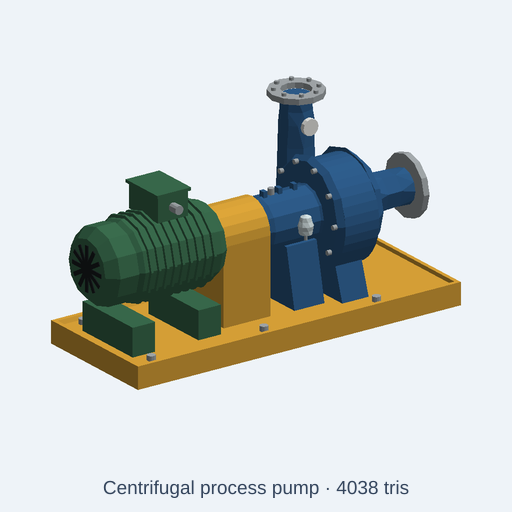
#> input picture artifacts/catalog-demos/industrial-cyclone-separator-material-review-20261113/samples/centrifugal-pump.png, 512 x 512 px, given in place of axial-flow-fan.png, which was not available
$ python capture_review.py
#> lines starting #> are read from the running program, lines starting #| are printed output that depends on the picture
#!/usr/bin/env python3
"""Build readable stills for the local chain-hoist material-review MP4."""

from pathlib import Path
from textwrap import wrap

from PIL import Image, ImageDraw, ImageFont


BUNDLE = Path(__file__).resolve().parent
SLIDES = BUNDLE / "slides"
WIDTH, HEIGHT = 720, 640
BACKGROUND = "#f0f4f8"
NAVY = "#203848"
WHITE = "#ffffff"
FONT = "/usr/share/fonts/truetype/dejavu/DejaVuSans.ttf"
MONO = "/usr/share/fonts/truetype/dejavu/DejaVuSansMono.ttf"


def font(size: int, mono: bool = False) -> ImageFont.FreeTypeFont:
    return ImageFont.truetype(MONO if mono else FONT, size)


def base(title: str, footer: str = "Local source render · branch not deployed · no hardware acceptance"):
#> called with title = 'INDUSTRIAL PLANT / FIVE-PREVIEW AUDIT'
    image = Image.new("RGB", (WIDTH, HEIGHT), BACKGROUND)
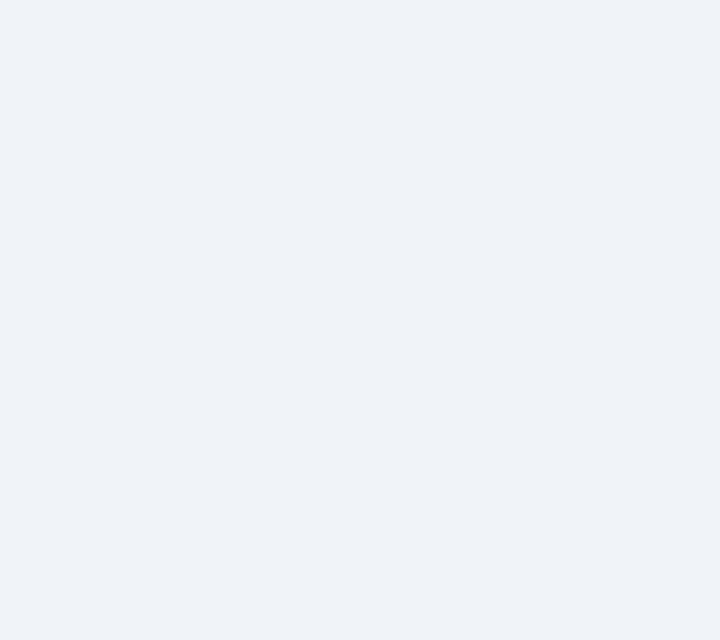
#> image: PIL image 720x640 RGB; mean R, G, B 240, 244, 248
    draw = ImageDraw.Draw(image)
    draw.rectangle((0, 0, WIDTH, 64), fill=NAVY)
    draw.text((18, 18), title, fill=WHITE, font=font(22))
    draw.rectangle((0, 576, WIDTH, 640), fill=NAVY)
    draw.text((18, 599), footer, fill=WHITE, font=font(14))
    return image, draw


def place_preview(image: Image.Image, preview_path: Path, caption: str):
    preview = Image.open(preview_path).convert("RGB")
    preview = preview.crop((0, 0, preview.width, min(preview.height, 456)))
    preview.thumbnail((500, 455), Image.Resampling.LANCZOS)
    x = (WIDTH - preview.width) // 2
    image.paste(preview, (x, 70))
    draw = ImageDraw.Draw(image)
    draw.text((18, 540), caption, fill=NAVY, font=font(17))
    return image


def contact_sheet():
    image, draw = base("INDUSTRIAL PLANT / FIVE-PREVIEW AUDIT")
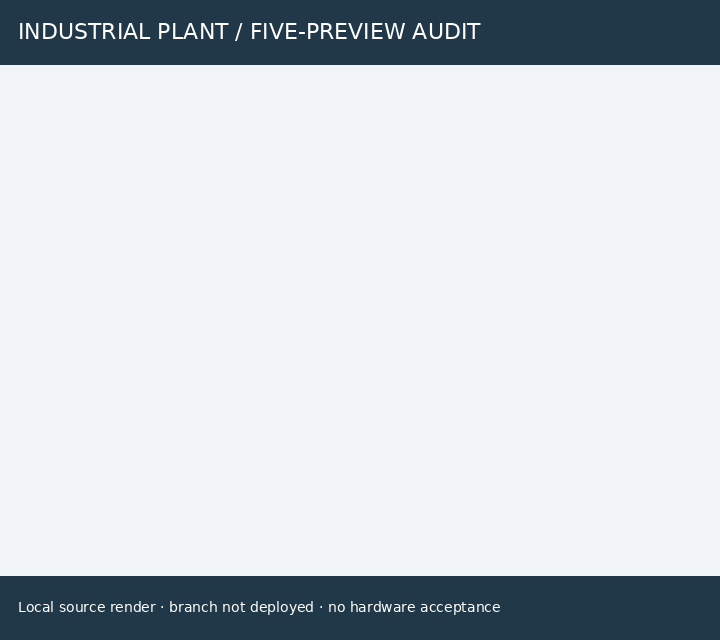
#> image: PIL image 720x640 RGB; mean R, G, B 199.8, 207.6, 213.9
    samples = [
        ("axial-flow-fan", "axial-flow-fan.png"),
        ("industrial-boiler", "industrial-boiler.png"),
        ("palletizer-robot-cell", "palletizer-robot-cell.png"),
        ("forklift-truck", "forklift-truck.png"),
        ("electric-chain-hoist", "electric-chain-hoist.png"),
    ]
    positions = [(22, 78), (252, 78), (482, 78), (137, 326), (367, 326)]
    for (name, filename), (x, y) in zip(samples, positions):
        preview = Image.open(BUNDLE / "samples" / filename).convert("RGB")
#> preview is the input picture: PIL image 512x512 RGB; mean R, G, B 200, 204.6, 201.5
        preview.thumbnail((212, 212), Image.Resampling.LANCZOS)
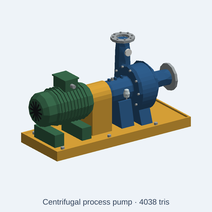
#> preview: PIL image 212x212 RGB; mean R, G, B 200, 204.6, 201.5
        image.paste(preview, (x + (212 - preview.width) // 2, y))
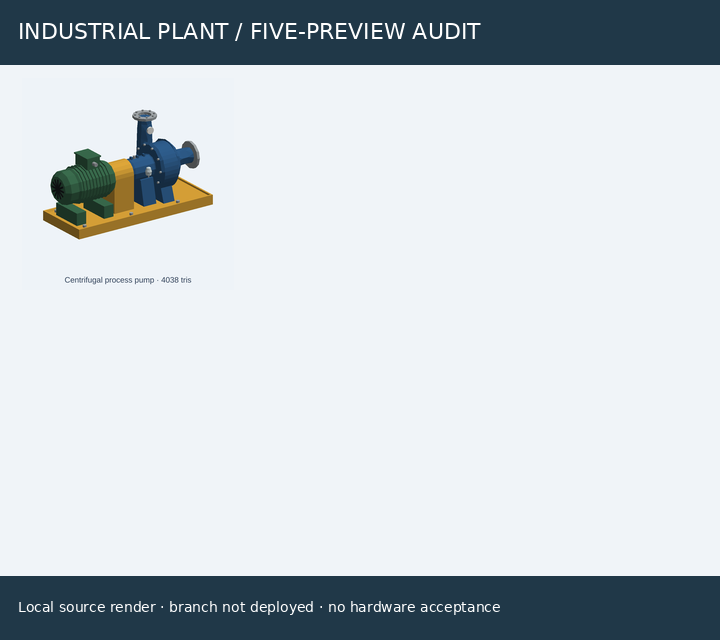
#> image: PIL image 720x640 RGB; mean R, G, B 195.9, 203.8, 209.4
        draw.text((x, y + 216), name, fill=NAVY, font=font(14))
    return image


def source_card():
    image, draw = base("SOURCE CHANGE / MATERIAL ASSIGNMENT")
    draw.text((28, 112), "Electric hoist load chain", fill=NAVY, font=font(25))
    draw.text((28, 170), "The source maps the chain part to the existing steel control:", fill=NAVY, font=font(17))
    source_text = (BUNDLE / "source/after/electric-chain-hoist.kcad.ts").read_text(encoding="utf-8")
    line = next(line.strip() for line in source_text.splitlines() if "p.part('chain'" in line)
    for index, segment in enumerate(wrap(line, width=73, break_long_words=False, break_on_hyphens=False)):
        draw.text((28, 220 + index * 28), segment, fill="#245a38", font=font(15, mono=True))
    draw.text((28, 328), "The previous source assigned safetyPaint to this load-chain part.", fill=NAVY, font=font(17))
    draw.text((28, 394), "The existing material control now gives the chain a", fill=NAVY, font=font(17))
    draw.text((28, 424), "neutral metal finish consistent with the model palette.", fill=NAVY, font=font(17))
    draw.text((28, 496), "No vendor geometry or dimensions copied.", fill=NAVY, font=font(16))
    return image


def checks_card():
    image, draw = base("LOCAL CHECKS / SOURCE-DRIVEN PREVIEW")
    draw.text((28, 102), "Verification summary", fill=NAVY, font=font(25))
    summary = BUNDLE / "verification" / "demo-verification-summary.txt"
    lines = summary.read_text(encoding="utf-8").splitlines()
    for index, line in enumerate(lines[:6]):
        draw.text((30, 163 + index * 42), line, fill="#245a38", font=font(17))
    draw.text((28, 468), "Software-rendered catalog prop; not deployed.", fill=NAVY, font=font(17))
    draw.text((28, 498), "No simulation, load rating, or physical acceptance shown.", fill=NAVY, font=font(15))
    return image


def main():
    SLIDES.mkdir(parents=True, exist_ok=True)
    contact_sheet().save(SLIDES / "01-five-preview-audit.png")
    source_card().save(SLIDES / "02-source-material.png")
    before, _ = base("BEFORE / CHAIN ASSIGNED SAFETY PAINT")
    place_preview(before, BUNDLE / "previews/before/electric-chain-hoist.png", "Load-chain primitive is safety yellow.")
    before.save(SLIDES / "03-before.png")
    after, _ = base("AFTER / CHAIN ASSIGNED STEEL")
    place_preview(after, BUNDLE / "previews/after/electric-chain-hoist.png", "Load chain now follows the existing steel control.")
    after.save(SLIDES / "04-after.png")
    checks_card().save(SLIDES / "05-verification.png")


if __name__ == "__main__":
#> (the run stopped early here; a loop or call above may not have finished)
